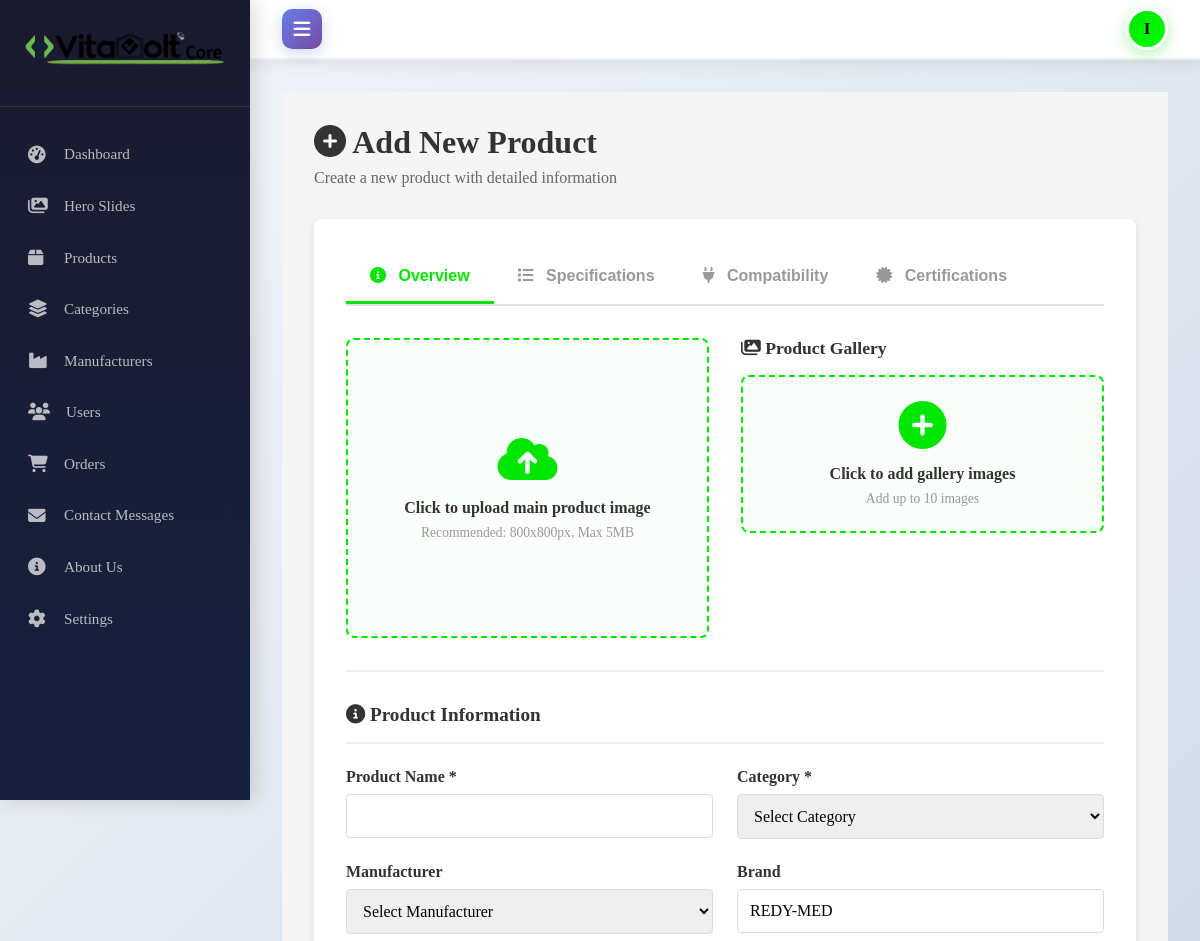
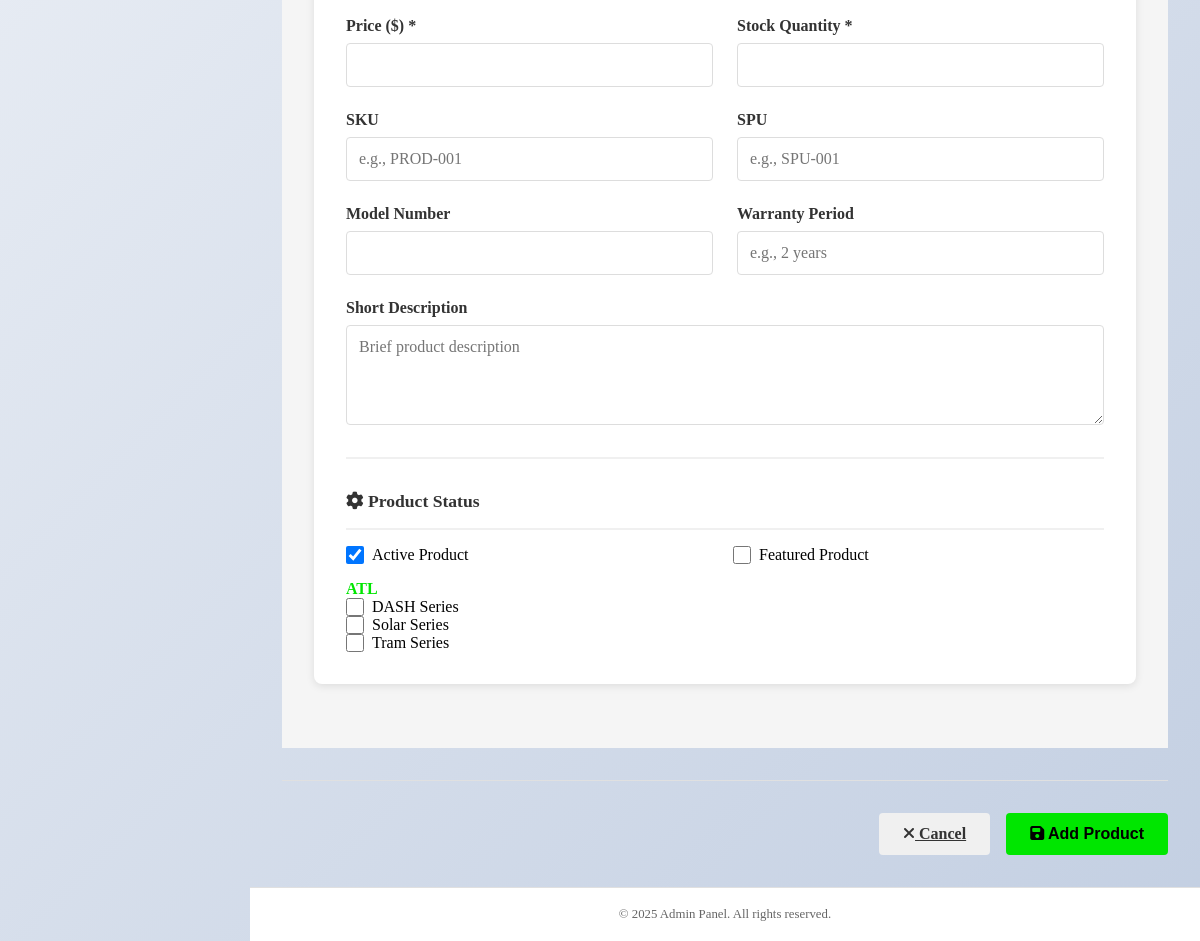
The app's page /admin/index.php?page=add-product (signed in) with its own data (2 pictures, top to bottom).
### tables this page shows
CREATE TABLE `device_models` (
  `model_id` int(11) NOT NULL,
  `manufacturer_id` int(11) NOT NULL,
  `model_name` varchar(200) NOT NULL,
  `created_at` timestamp NOT NULL DEFAULT current_timestamp()
);

CREATE TABLE `manufacturers` (
  `manufacturer_id` int(11) NOT NULL,
  `manufacturer_name` varchar(200) NOT NULL,
  `created_at` timestamp NOT NULL DEFAULT current_timestamp()
);

### admin/pages/add-product.php (the view, shortened to what this page needs)
<?php
$compatibility_models_list = [];
$model_sql = "SELECT dm.model_id, dm.model_name, m.manufacturer_name FROM device_models dm JOIN manufacturers m ON dm.manufacturer_id = m.manufacturer_id ORDER BY m.manufacturer_name, dm.model_name";
$model_result = $conn->query($model_sql);
while ($row = $model_result->fetch_assoc()) {
    $compatibility_models_list[] = $row;
}
?>
<!DOCTYPE html>
<html lang="en">
<head>
    <link rel="stylesheet" href="https://cdnjs.cloudflare.com/ajax/libs/font-awesome/6.4.0/css/all.min.css">
    <link rel="stylesheet" href="css/index.css">
    <link rel="stylesheet" href="css/sidebar.css">
</head>
<body>
    <div class="admin-container">
        <?php include __DIR__ . '/../include/sidebar.php'; ?>
        <div class="main-content">
            <div class="content-area">
                <div class="page-header">
                    <h1><i class="fas fa-plus-circle"></i> Add New Product</h1>
                    <p>Create a new product with detailed information</p>
                </div>
                <div class="form-container">
                    <form method="POST" enctype="multipart/form-data" class="product-form">
                    <div class="tabs-container">
                        <button type="button" class="tab-button active" data-tab="overview">
                            <i class="fas fa-info-circle"></i> Overview
                        </button>
                        <button type="button" class="tab-button" data-tab="specifications">
                            <i class="fas fa-list"></i> Specifications
                        </button>
                        <button type="button" class="tab-button" data-tab="compatibility">
                            <i class="fas fa-plug"></i> Compatibility
                        </button>
                        <button type="button" class="tab-button" data-tab="certifications">
                            <i class="fas fa-certificate"></i> Certifications
                        </button>
                    </div>
                    <div id="overview-tab" class="tab-content active">
                        <div class="image-section">
                            <div class="main-image-container">
                                <div class="image-upload-area" id="mainImageArea">
                                    <div class="upload-placeholder" id="mainImagePlaceholder">
                                        <i class="fas fa-cloud-upload-alt"></i>
                                        <p>Click to upload main product image</p>
                                        <small>Recommended: 800x800px, Max 5MB</small>
                                    </div>
                                </div>
                            </div>
                            <div class="gallery-container">
                                <h3><i class="fas fa-images"></i> Product Gallery</h3>
                                <div class="gallery-upload-area" id="galleryUploadArea">
                                    <div class="upload-placeholder">
                                        <i class="fas fa-plus-circle"></i>
                                        <p>Click to add gallery images</p>
                                        <small>Add up to 10 images</small>
                                    </div>
                                </div>
                            </div>
                        </div>
                        <div class="info-section">
                            <h3><i class="fas fa-info-circle"></i> Product Information</h3>
                            <div class="form-grid">
                                <div class="form-group">
                                    <label for="product_name">Product Name *</label>
                                    <input type="text" id="product_name" name="product_name" required>
                                </div>
                                <div class="form-group">
                                    <label for="category_id">Category *</label>
                                    <select id="category_id" name="category_id" required onchange="loadSpecifications()">
                                        <option value="">Select Category</option>
                                    </select>
                                </div>
                            </div>
                            <div class="form-grid">
                                <div class="form-group">
                                    <label for="manufacturer_id">Manufacturer</label>
                                    <select id="manufacturer_id" name="manufacturer_id">
                                        <option value="">Select Manufacturer</option>
                                    </select>
                                </div>
                                <div class="form-group">
                                    <label for="brand">Brand</label>
                                    <input type="text" id="brand" name="brand" value="REDY-MED">
                                </div>
                            </div>
                            <div class="form-grid">
                                <div class="form-group">
                                    <label for="price">Price ($) *</label>
                                    <input type="number" id="price" name="price" step="0.01" min="0" required>
                                </div>
                                <div class="form-group">
                                    <label for="stock_quantity">Stock Quantity *</label>
                                    <input type="number" id="stock_quantity" name="stock_quantity" min="0" required>
                                </div>
                            </div>
                            <div class="form-grid">
                                <div class="form-group">
                                    <label for="sku">SKU</label>
                                    <input type="text" id="sku" name="sku" placeholder="e.g., PROD-001">
                                </div>
                                <div class="form-group">
                                    <label for="spu">SPU</label>
                                    <input type="text" id="spu" name="spu" placeholder="e.g., SPU-001">
                                </div>
                            </div>
                            <div class="form-grid">
                                <div class="form-group">
                                    <label for="model_number">Model Number</label>
                                    <input type="text" id="model_number" name="model_number">
                                </div>
                                <div class="form-group">
                                    <label for="warranty_period">Warranty Period</label>
                                    <input type="text" id="warranty_period" name="warranty_period" placeholder="e.g., 2 years">
                                </div>
                            </div>
                            <div class="form-grid full">
                                <div class="form-group">
                                    <label for="short_description">Short Description</label>
                                    <textarea id="short_description" name="short_description" placeholder="Brief product description" rows="4"></textarea>
                                </div>
                            </div>
                            <div class="checkbox-section">
                                <h3><i class="fas fa-cog"></i> Product Status</h3>
                                <div class="checkbox-group">
                                    <div class="checkbox-item">
                                        <input type="checkbox" id="is_active" name="is_active" value="1" checked>
                                        <label for="is_active">Active Product</label>
                                    </div>
                                    <div class="checkbox-item">
                                        <input type="checkbox" id="is_featured" name="is_featured" value="1">
                                        <label for="is_featured">Featured Product</label>
                                    </div>
                                </div>
                            </div>
                        </div>
                    </div>
                            <?php
                            $current_manufacturer = '';
                            foreach ($compatibility_models_list as $model) {
                                if ($current_manufacturer !== $model['manufacturer_name']) {
                                    $current_manufacturer = $model['manufacturer_name'];
                                    echo '<div style="grid-column: 1 / -1; margin-top: 1rem; font-weight: 600; color: #00e600;">' . htmlspecialchars($current_manufacturer) . '</div>';
                                }
                                echo '<div class="checkbox-item">';
                                echo '<input type="checkbox" id="model_' . $model['model_id'] . '" name="compatibility_models[]" value="' . $model['model_id'] . '">';
                                echo '<label for="model_' . $model['model_id'] . '">' . htmlspecialchars($model['model_name']) . '</label>';
                                echo '</div>';
                            }
                            ?>
                        </div>
                    </div>
                    <div class="button-group">
                        <a href="index.php?page=products" class="btn btn-secondary">
                            <i class="fas fa-times"></i> Cancel
                        </a>
                        <button type="submit" name="add_product" class="btn btn-primary">
                            <i class="fas fa-save"></i> Add Product
                        </button>
                    </div>
                </div>
            </div>
            <?php include __DIR__ . '/../include/footer.php'; ?>
</body>
</html>

### admin/css/index.css (style rules this page uses)
* { margin: 0; padding: 0; box-sizing: border-box; }
body { font-family: 'Segoe UI', Tahoma, Geneva, Verdana, sans-serif; background: linear-gradient(135deg, #f5f7fa 0%, #c3cfe2 100%); min-height: 100vh; }
.main-content { margin-left: 250px; margin-top: 60px; padding: 2rem; min-height: calc(100vh - 60px); transition: margin-left 0.3s ease; background: transparent; }

### admin/css/sidebar.css (style rules this page uses)
* { margin: 0; padding: 0; box-sizing: border-box; }
body { font-family: 'Segoe UI', Tahoma, Geneva, Verdana, sans-serif; background: linear-gradient(135deg, #f5f7fa 0%, #c3cfe2 100%); overflow-x: hidden; }

### records on screen
device_models: manufacturer.manufacturer_name "ATL", model_name "DASH Series"
device_models: model_name "Solar Series"
device_models: model_name "Tram Series"

### other values on screen
substr($_SESSION['first_name'], 0, 1) "I"
